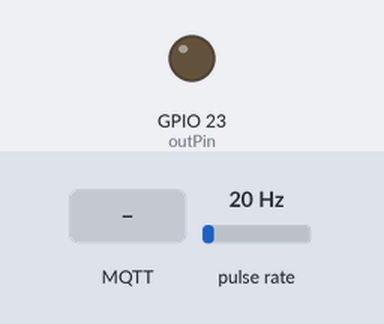
Simulated run of this sketch. Board: ESP32. On the bench: output pins drawn as LEDs (lit = HIGH). Wiring (inferred from the names in the program): pulse sensor: data GPIO 27. Inputs (shaded band) come from the test bench; at power-on: pulse rate 20 Hz. WiFi joins after 1.5 s; servers stay silent unless stated; no MQTT or app messages arrive unless stated; what the sketch prints to the serial monitor is not drawn.

Above: at 2.7 s.
2.8 s: MQTT message "1" arrives on the first subscribed topic
At 4.7 s:
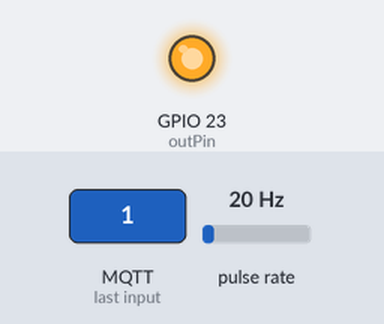
5.0 s: MQTT message "0" arrives on the first subscribed topic
At 6.2 s:
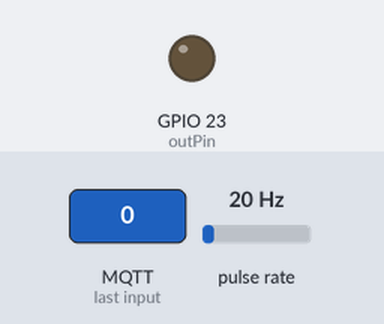
Timing chart, 0 to 8.0 s (numbered marks = the images above; inputs shaded):
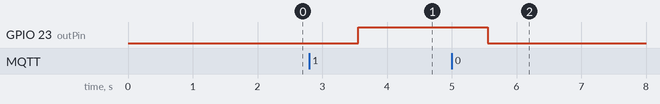

The sketch:

RiegoV_02_Actuador.ino
```cpp
/**
   Declaración de Librerias
*/
#include <Arduino.h>
#include "PubSubClient.h" // Conectar y publicar con el broker
#include "WiFi.h" // Enables the ESP32 to connect to the local network (via WiFi)
#define TIME_DELAY 2000 // Cada cuánto leer del sensor
#define SENSOR  27 //sensor de caudal GPIO 27
/**
 * Variables sensores
 */
const int outPin = 23; //Pin GPIO-23 Para control de Relay
String outState = "Apagado";
String dataSensor;
String dataSensor1;
String dataSensor2;
/*
   Valores de calibracion de sensor de caudal
*/
long currentMillis = 0;
long previousMillis = 0;
int interval = 1000;
boolean ledState = LOW;
float calibrationFactor = 4.5;
volatile byte pulseCount;
byte pulse1Sec = 0;
float flowRate;
unsigned int flowMilliLitres;
unsigned long totalMilliLitres;
/**
   Variables para configuracion de wifi y broker
*/
// WiFi
char* ssid = "Nettplus Electro";        // Nombre de la red del sembrio
const char* wifi_password = "1105639015Kevin";  // COntraseña de la red

// MQTT configuracion con el servidor Raspberry Pi
const char* mqtt_server = "192.168.0.108";  // Direccion Ip del Broker o Raspberry Pi
//const char* temperature_topic = "home/sembrio1/temperature";
const char* caudalAgua_topic = "caudal";
const char* relayController = "controlRiego";
const char* mqtt_username = "riego"; // Nombre del Usuario del MQTT configurado en el broker
const char* mqtt_password = "3435"; // Nombre del Contraseña del MQTT configurado en el broker
const char* clientID = "riego";
const int mqtt_port = 1883;

/**

*/
WiFiClient wifiClient;
PubSubClient client(wifiClient);
// El mensaje que se envía al servidor. Debe ser lo suficientemente
// grande
char mensaje[500] = "";
int env_msg_delay = millis(); // Para enviar cada X segundos pero sin usar delay

/*
   Contador para Sensor de caudal
*/
void IRAM_ATTR pulseCounter()
{
  pulseCount++;
}
/**
   Metodo de encendido y Apagado de Relay
*/
void apagarLed()
{
  digitalWrite(outPin, LOW);
}

void encenderLed()
{
  digitalWrite(outPin, HIGH);
}

/**
   Función Callback para recibir un mensaje desde el broker
*/
void callback(char *topic, byte *payload, unsigned int length) {
  if (length <= 0)
    return;
  char primerCaracter = (char)payload[0];
  if (primerCaracter == '0')
    apagarLed();
  else if (primerCaracter == '1')
    encenderLed();

  delay(1000);
}

/**
   Setup se ejecuta al darle voltaje al esp32
*/
void setup() {
  Serial.begin(115200);
  pinMode(outPin, OUTPUT);
  digitalWrite(outPin, LOW);
  apagarLed();

  // Conexión WiFi
  WiFi.begin(ssid, wifi_password);
  while (WiFi.status() != WL_CONNECTED)
  {
    Serial.println('....');
    delay(500);
  }

  client.setServer(mqtt_server, mqtt_port);
  client.setCallback(callback);
  while (!client.connected())
  {
    if (!client.connect("ClienteESP321", mqtt_username, mqtt_password))
    {
      Serial.print("Conectado ");
      Serial.println(mqtt_username);
      delay(2000);
    }
  }
  client.subscribe(relayController); //mensaje recibido por mqtt
  /*
     Sensor Caudal
  */
  pulseCount = 0;
  flowRate = 0.0;
  flowMilliLitres = 0;
  totalMilliLitres = 0;
  previousMillis = 0;

  attachInterrupt(digitalPinToInterrupt(SENSOR), pulseCounter, FALLING);
}
/*
   Sensor de Cudal
*/
void SesnsorCaudalAgua() {

}

/**
   Loop se ejecuta en un ciclo
*/
void loop() {
  client.loop();
  if (millis() - env_msg_delay > TIME_DELAY) {
    currentMillis = millis();
  if (currentMillis - previousMillis > interval) {

    pulse1Sec = pulseCount;
    pulseCount = 0;
    flowRate = ((1000.0 / (millis() - previousMillis)) * pulse1Sec) / calibrationFactor;
    previousMillis = millis();

    flowMilliLitres = (flowRate / 60) * 1000;
    totalMilliLitres += flowMilliLitres;
 // En ocasiones puede devolver datos erróneos; por eso lo comprobamos
    if (isnan(flowRate) || isnan(totalMilliLitres))
    {
      env_msg_delay = millis();
      return;
    }
    // Print the flow rate for this second in litres / minute
    Serial.print("Flow rate: ");
    Serial.print(int(flowRate));  // Print the integer part of the variable
    Serial.print("L/min");
    Serial.print("\t");       // Print tab space

    // Print the cumulative total of litres flowed since starting
    Serial.print("Output Liquid Quantity: ");
    Serial.print(totalMilliLitres);
    Serial.print("mL / ");
    Serial.print(totalMilliLitres / 1000);
    Serial.println("L");
  }
  // MQTT can only transmit strings
  String caudalAgua = String((int)totalMilliLitres);
  //  = "{\"L/min\":\""+String((int)flowRate)+ "\"","mL\":\""+String((int)totalMilliLitres)+"\"","L\":\""+String((long)totalMilliLitres / 1000)+"\""+"}";
  dataSensor = "{ \"L/min\": \"" + String((int)flowRate) + "\"" + "," + "\"mL\": \"" + String((int)totalMilliLitres) + "\"" + "," +  "\"L\": \"" + String((long)totalMilliLitres / 1000) + "\"" + "}";
  // PUBLISH to the MQTT Broker (topic = HumiditySolid, defined at the beginning)
  if (client.publish(caudalAgua_topic, String(caudalAgua).c_str())) {
    Serial.println("Humidity solid sent!");
  } else {
    client.connect(clientID, mqtt_username, mqtt_password);
    delay(10); // This delay ensures that client.publish doesn't clash with the client.connect call
    client.publish(caudalAgua_topic, String(caudalAgua).c_str());
  }


    env_msg_delay = millis();

  }
  delay(1000);
}
```

Measured:
- after the input at 2.8 s, GPIO 23 (outPin): LOW → HIGH after 0.75 s
- after the input at 5.0 s, GPIO 23 (outPin): HIGH → LOW after 0.55 s
